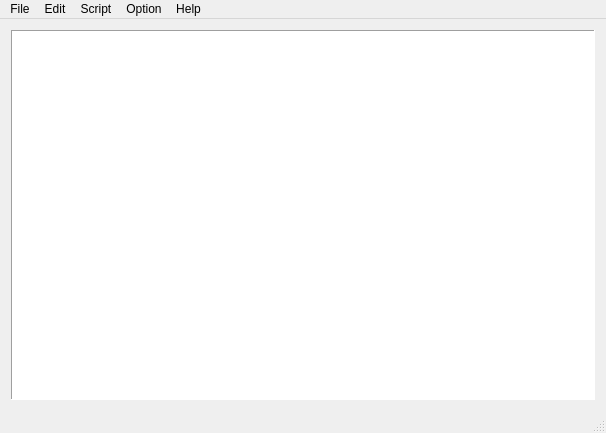
<?xml version="1.0" encoding="UTF-8"?>
<ui version="4.0">
 <class>MainWindow</class>
 <widget class="QMainWindow" name="MainWindow">
  <property name="geometry">
   <rect>
    <x>0</x>
    <y>0</y>
    <width>606</width>
    <height>433</height>
   </rect>
  </property>
  <property name="windowTitle">
   <string>Qt Serial Terminal</string>
  </property>
  <property name="windowIcon">
   <iconset resource="qst.qrc">
    <normaloff>:/images/qst-icon.png</normaloff>:/images/qst-icon.png</iconset>
  </property>
  <widget class="QWidget" name="centralWidget">
   <layout class="QVBoxLayout" name="verticalLayout">
    <item>
     <widget class="consoleEditor" name="textEdit">
      <property name="font">
       <font>
        <family>Courier New</family>
        <pointsize>10</pointsize>
       </font>
      </property>
      <property name="frameShape">
       <enum>QFrame::Panel</enum>
      </property>
      <property name="lineWidth">
       <number>1</number>
      </property>
      <property name="undoRedoEnabled">
       <bool>false</bool>
      </property>
      <property name="readOnly">
       <bool>true</bool>
      </property>
      <property name="overwriteMode">
       <bool>false</bool>
      </property>
      <property name="textInteractionFlags">
       <set>Qt::TextSelectableByMouse</set>
      </property>
      <property name="maximumBlockCount">
       <number>10000</number>
      </property>
     </widget>
    </item>
   </layout>
  </widget>
  <widget class="QMenuBar" name="menuBar">
   <property name="geometry">
    <rect>
     <x>0</x>
     <y>0</y>
     <width>606</width>
     <height>23</height>
    </rect>
   </property>
   <widget class="QMenu" name="menuFile">
    <property name="title">
     <string>File</string>
    </property>
    <addaction name="actionSend"/>
    <addaction name="actionSave_Screen"/>
    <addaction name="actionBegin_Logging"/>
    <addaction name="actionEnd_Logging"/>
    <addaction name="actionExit"/>
   </widget>
   <widget class="QMenu" name="menuEdit">
    <property name="title">
     <string>Edit</string>
    </property>
    <addaction name="actionSelect_all"/>
    <addaction name="actionCopy"/>
    <addaction name="actionPaste"/>
    <addaction name="actionClear_Screen"/>
   </widget>
   <widget class="QMenu" name="menuOption">
    <property name="enabled">
     <bool>true</bool>
    </property>
    <property name="title">
     <string>Option</string>
    </property>
    <addaction name="actionComm"/>
    <addaction name="actionStart_Stop_Comm"/>
    <addaction name="separator"/>
    <addaction name="actionConfig"/>
   </widget>
   <widget class="QMenu" name="menuHelp">
    <property name="title">
     <string>Help</string>
    </property>
    <addaction name="actionAbout"/>
    <addaction name="actionAbout_Qt"/>
   </widget>
   <widget class="QMenu" name="menuScript">
    <property name="title">
     <string>Script</string>
    </property>
   </widget>
   <addaction name="menuFile"/>
   <addaction name="menuEdit"/>
   <addaction name="menuScript"/>
   <addaction name="menuOption"/>
   <addaction name="menuHelp"/>
  </widget>
  <widget class="QStatusBar" name="sbStatus">
   <property name="sizePolicy">
    <sizepolicy hsizetype="Preferred" vsizetype="Preferred">
     <horstretch>0</horstretch>
     <verstretch>0</verstretch>
    </sizepolicy>
   </property>
   <property name="sizeGripEnabled">
    <bool>true</bool>
   </property>
  </widget>
  <action name="actionSend">
   <property name="text">
    <string>Send File</string>
   </property>
  </action>
  <action name="actionSave_Screen">
   <property name="text">
    <string>Save Screen</string>
   </property>
   <property name="shortcut">
    <string>Ctrl+S</string>
   </property>
  </action>
  <action name="actionBegin_Logging">
   <property name="text">
    <string>Begin Logging</string>
   </property>
  </action>
  <action name="actionEnd_Logging">
   <property name="text">
    <string>End Logging</string>
   </property>
  </action>
  <action name="actionExit">
   <property name="text">
    <string>Exit</string>
   </property>
   <property name="shortcut">
    <string>Ctrl+Q</string>
   </property>
  </action>
  <action name="actionCopy">
   <property name="text">
    <string>Copy</string>
   </property>
   <property name="shortcut">
    <string>Ctrl+C</string>
   </property>
  </action>
  <action name="actionPaste">
   <property name="text">
    <string>Paste</string>
   </property>
   <property name="shortcut">
    <string>Ctrl+V</string>
   </property>
  </action>
  <action name="actionClear_Screen">
   <property name="text">
    <string>Clear Screen</string>
   </property>
   <property name="shortcut">
    <string>Ctrl+X</string>
   </property>
  </action>
  <action name="actionBinary">
   <property name="text">
    <string>Binary</string>
   </property>
   <property name="shortcut">
    <string>Ctrl+B</string>
   </property>
  </action>
  <action name="actionComm">
   <property name="text">
    <string>comm</string>
   </property>
   <property name="toolTip">
    <string>setup comm port</string>
   </property>
  </action>
  <action name="actionStart_Stop_Comm">
   <property name="text">
    <string>Start/Stop Comm</string>
   </property>
   <property name="shortcut">
    <string>F10</string>
   </property>
  </action>
  <action name="actionCR_LF_Toggle">
   <property name="text">
    <string>CR/LF Toggle</string>
   </property>
  </action>
  <action name="actionAbout">
   <property name="text">
    <string>About</string>
   </property>
  </action>
  <action name="actionSelect_all">
   <property name="text">
    <string>Select all</string>
   </property>
   <property name="shortcut">
    <string>Ctrl+A</string>
   </property>
  </action>
  <action name="actionAbout_Qt">
   <property name="text">
    <string>About Qt</string>
   </property>
  </action>
  <action name="actionConfig">
   <property name="text">
    <string>config</string>
   </property>
  </action>
 </widget>
 <layoutdefault spacing="6" margin="11"/>
 <customwidgets>
  <customwidget>
   <class>consoleEditor</class>
   <extends>QPlainTextEdit</extends>
   <header>consoleeditor.h</header>
  </customwidget>
 </customwidgets>
 <resources>
  <include location="qst.qrc"/>
 </resources>
 <connections>
  <connection>
   <sender>actionExit</sender>
   <signal>triggered()</signal>
   <receiver>MainWindow</receiver>
   <slot>close()</slot>
   <hints>
    <hint type="sourcelabel">
     <x>-1</x>
     <y>-1</y>
    </hint>
    <hint type="destinationlabel">
     <x>299</x>
     <y>199</y>
    </hint>
   </hints>
  </connection>
  <connection>
   <sender>actionClear_Screen</sender>
   <signal>triggered()</signal>
   <receiver>textEdit</receiver>
   <slot>clear()</slot>
   <hints>
    <hint type="sourcelabel">
     <x>-1</x>
     <y>-1</y>
    </hint>
    <hint type="destinationlabel">
     <x>299</x>
     <y>204</y>
    </hint>
   </hints>
  </connection>
  <connection>
   <sender>actionSelect_all</sender>
   <signal>triggered()</signal>
   <receiver>textEdit</receiver>
   <slot>selectAll()</slot>
   <hints>
    <hint type="sourcelabel">
     <x>-1</x>
     <y>-1</y>
    </hint>
    <hint type="destinationlabel">
     <x>302</x>
     <y>216</y>
    </hint>
   </hints>
  </connection>
  <connection>
   <sender>actionCopy</sender>
   <signal>triggered()</signal>
   <receiver>textEdit</receiver>
   <slot>copy()</slot>
   <hints>
    <hint type="sourcelabel">
     <x>-1</x>
     <y>-1</y>
    </hint>
    <hint type="destinationlabel">
     <x>302</x>
     <y>216</y>
    </hint>
   </hints>
  </connection>
 </connections>
</ui>
